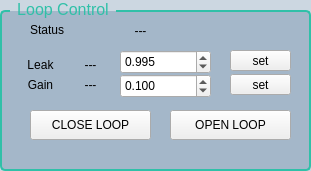
  <widget class="QGroupBox" name="groupBox_8">
   <property name="geometry">
    <rect>
     <x>480</x>
     <y>190</y>
     <width>311</width>
     <height>171</height>
    </rect>
   </property>
   <property name="styleSheet">
    <string notr="true">QGroupBox {
    font-size: 16px;
    color: #30c0a8;
    border: 2px solid #30c0a8;
    border-radius: 5px;
    margin-top: 10px;
    background-color: rgba(24, 72, 120, 0.22);
}

QGroupBox::title {
    subcontrol-origin: margin;
    left: 10px;
    padding: 0 5px;
}
</string>
   </property>
   <property name="locale">
    <locale language="English" country="UnitedStates"/>
   </property>
   <property name="title">
    <string>Loop Control</string>
   </property>
   <widget class="QPushButton" name="closeLoopButton">
    <property name="geometry">
     <rect>
      <x>30</x>
      <y>110</y>
      <width>121</width>
      <height>30</height>
     </rect>
    </property>
    <property name="text">
     <string>CLOSE LOOP</string>
    </property>
   </widget>
   <widget class="QLabel" name="loopStatusLabel">
    <property name="geometry">
     <rect>
      <x>90</x>
      <y>16</y>
      <width>101</width>
      <height>30</height>
     </rect>
    </property>
    <property name="text">
     <string>---</string>
    </property>
    <property name="alignment">
     <set>Qt::AlignCenter</set>
    </property>
   </widget>
   <widget class="QPushButton" name="lpLeakButton">
    <property name="geometry">
     <rect>
      <x>230</x>
      <y>50</y>
      <width>61</width>
      <height>21</height>
     </rect>
    </property>
    <property name="text">
     <string>set</string>
    </property>
   </widget>
   <widget class="QLabel" name="lpLeakLabel">
    <property name="geometry">
     <rect>
      <x>0</x>
      <y>50</y>
      <width>81</width>
      <height>30</height>
     </rect>
    </property>
    <property name="text">
     <string>Leak</string>
    </property>
    <property name="alignment">
     <set>Qt::AlignCenter</set>
    </property>
   </widget>
   <widget class="QLabel" name="lpLeakStatusLabel">
    <property name="geometry">
     <rect>
      <x>40</x>
      <y>50</y>
      <width>101</width>
      <height>30</height>
     </rect>
    </property>
    <property name="text">
     <string>---</string>
    </property>
    <property name="alignment">
     <set>Qt::AlignCenter</set>
    </property>
   </widget>
   <widget class="QDoubleSpinBox" name="lpLeakBox">
    <property name="geometry">
     <rect>
      <x>120</x>
      <y>50</y>
      <width>91</width>
      <height>24</height>
     </rect>
    </property>
    <property name="locale">
     <locale language="English" country="UnitedStates"/>
    </property>
    <property name="decimals">
     <number>3</number>
    </property>
    <property name="maximum">
     <double>1.000000000000000</double>
    </property>
    <property name="singleStep">
     <double>0.001000000000000</double>
    </property>
    <property name="value">
     <double>0.995000000000000</double>
    </property>
   </widget>
   <widget class="QPushButton" name="lpGainButton">
    <property name="geometry">
     <rect>
      <x>230</x>
      <y>74</y>
      <width>61</width>
      <height>21</height>
     </rect>
    </property>
    <property name="text">
     <string>set</string>
    </property>
   </widget>
   <widget class="QLabel" name="lpGainLabel">
    <property name="geometry">
     <rect>
      <x>0</x>
      <y>70</y>
      <width>81</width>
      <height>30</height>
     </rect>
    </property>
    <property name="text">
     <string>Gain</string>
    </property>
    <property name="alignment">
     <set>Qt::AlignCenter</set>
    </property>
   </widget>
   <widget class="QLabel" name="lpGainStatusLabel">
    <property name="geometry">
     <rect>
      <x>40</x>
      <y>70</y>
      <width>101</width>
      <height>30</height>
     </rect>
    </property>
    <property name="text">
     <string>---</string>
    </property>
    <property name="alignment">
     <set>Qt::AlignCenter</set>
    </property>
   </widget>
   <widget class="QPushButton" name="openLoopButton">
    <property name="geometry">
     <rect>
      <x>170</x>
      <y>110</y>
      <width>121</width>
      <height>30</height>
     </rect>
    </property>
    <property name="text">
     <string>OPEN LOOP</string>
    </property>
   </widget>
   <widget class="QLabel" name="freqLabel_4">
    <property name="geometry">
     <rect>
      <x>30</x>
      <y>20</y>
      <width>61</width>
      <height>20</height>
     </rect>
    </property>
    <property name="text">
     <string>Status</string>
    </property>
   </widget>
   <widget class="QDoubleSpinBox" name="lpGainBox">
    <property name="geometry">
     <rect>
      <x>120</x>
      <y>74</y>
      <width>91</width>
      <height>24</height>
     </rect>
    </property>
    <property name="locale">
     <locale language="English" country="Ghana"/>
    </property>
    <property name="decimals">
     <number>3</number>
    </property>
    <property name="maximum">
     <double>10.000000000000000</double>
    </property>
    <property name="singleStep">
     <double>0.010000000000000</double>
    </property>
    <property name="value">
     <double>0.100000000000000</double>
    </property>
   </widget>
  </widget>
